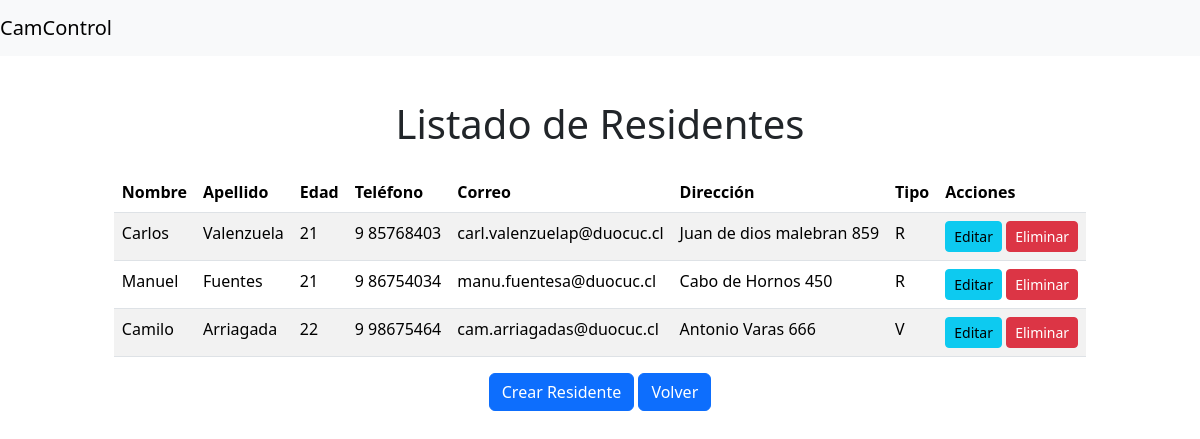
Screenshot of /residentes (signed in) with the database file from the repository.
### core/models.py (models this page shows, shortened)
class Persona(models.Model):
    nombre = models.CharField(max_length=100)
    apellido = models.CharField(max_length=100)
    edad = models.IntegerField()
    telefono = models.CharField(max_length=10)
    correo = models.CharField(max_length=100)
    direccion = models.CharField(max_length=100)
    tipo = models.CharField(max_length=100,choices=tipos,default='R')
    activo = models.BooleanField(default=True)

### core/views.py (the view)
# urls.py: path('residentes', views.residentes, name='Residentes'),
@login_required
def residentes(request):
    residentes = Persona.objects.all()
    return render(request, 'residentes.html', {'residentes': residentes})

### core/templates/residentes.html (shortened to what this page needs)
<!DOCTYPE html>
<html lang="es">
<head>
    <link href="https://cdn.jsdelivr.net/npm/bootstrap@5.3.3/dist/css/bootstrap.min.css" rel="stylesheet">
</head>
<body>
    <nav class="navbar navbar-expand-lg navbar-light bg-light">
        <a class="navbar-brand" href="#">CamControl</a>
    </nav>
    <div class="container main-container">
        <h1 class="text-center my-4">Listado de Residentes</h1>
        <div class="table-responsive">
            <table class="table table-striped">
                <thead>
                    <tr>
                        <th>Nombre</th>
                        <th>Apellido</th>
                        <th>Edad</th>
                        <th>Teléfono</th>
                        <th>Correo</th>
                        <th>Dirección</th>
                        <th>Tipo</th>
                        <th>Acciones</th>
                    </tr>
                </thead>
                <tbody>
                    {% for r in residentes %}
                    <tr>
                        <td>{{r.nombre}}</td>
                        <td>{{r.apellido}}</td>
                        <td>{{r.edad}}</td>
                        <td>{{r.telefono}}</td>
                        <td>{{r.correo}}</td>
                        <td>{{r.direccion}}</td>
                        <td>{{r.tipo}}</td>
                        <td>
                            <a href="edicion_residente/{{r.id}}" class="btn btn-info btn-sm">Editar</a>
                            <a href="eliminacion_residente/{{r.id}}" class="btn btn-danger btn-sm">Eliminar</a>
                        </td>
                    </tr>
                    {% endfor %}
                </tbody>
            </table>
            <div class="text-center">
                <a href="{% url 'crear Residente' %}" class="btn btn-primary">Crear Residente</a>
                <a href="{% url 'Pagina Principal' %}" class="btn btn-primary">Volver</a>
            </div>
        </div>
    </div>
</body>
</html>

### core/templates/residentes.html (style rules this page uses)
.main-container { display: flex; flex-direction: column; align-items: center; padding-top: 20px; }

### rows the page displays
Persona: nombre "Carlos", apellido "Valenzuela", edad "21", telefono "9 85768403", correo "carl.valenzuelap@duocuc.cl", direccion "Juan de dios malebran 859", tipo "R"
Persona: nombre "Manuel", apellido "Fuentes", edad "21", telefono "9 86754034", correo "manu.fuentesa@duocuc.cl", direccion "Cabo de Hornos 450", tipo "R"
Persona: nombre "Camilo", apellido "Arriagada", edad "22", telefono "9 98675464", correo "cam.arriagadas@duocuc.cl", direccion "Antonio Varas 666", tipo "V"
